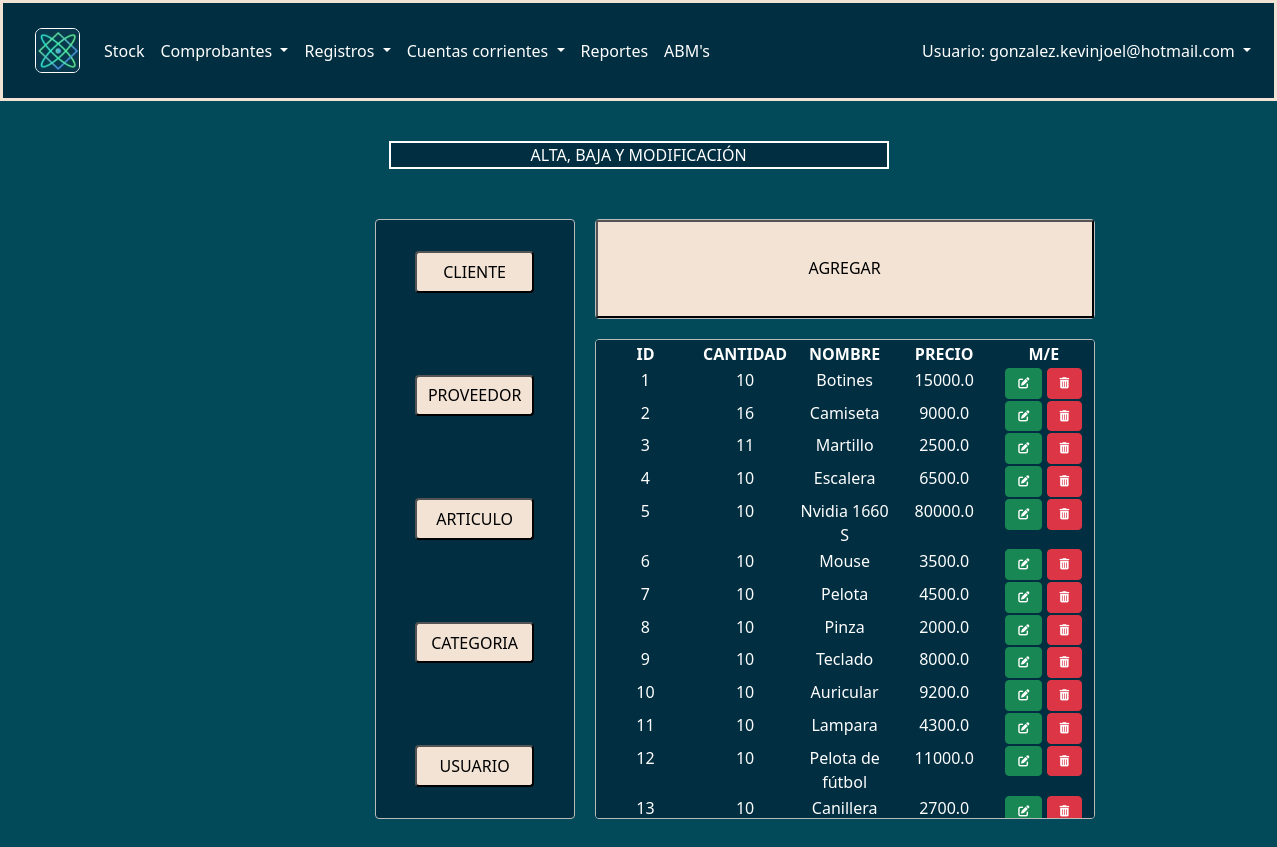
Screenshot of /abm/abmarticulo/ (signed in) with the database file from the repository.
### AppArticulos/models.py (models this page shows, shortened)
class Articulo(models.Model):
    id_articulo=models.IntegerField(primary_key = True)
    nombre=models.CharField('Nombre', max_length=50)
    categoria=models.ForeignKey(Categoria, on_delete=models.CASCADE)
    precio=models.FloatField('Precio')
    disponibilidad=models.BooleanField(default=True)
    cantidad=models.IntegerField('Cantidad')
    created=models.DateTimeField(auto_now_add=True)
    updated=models.DateTimeField(auto_now_add=True)
    class Meta:
        verbose_name="Articulo"
        verbose_name_plural="Articulos"

### AppABM/views.py (the view)
# urls.py: path('abmarticulo/', views.abmarticulo, name="abmarticulo"),
@login_required
def abmarticulo(request):
    articulo = Articulo.objects.all()
    return render(request, "AppABM/abmarticulo.html", {"art":articulo})

### AppAgregar/context_processor.py (called while the page is built)
def importe_total(request):
    total=0.0
    if request.user.is_authenticated:
        if "agregar" in request.session.keys():
                for key, value in request.session['agregar'].items():
                        total=total+value['totalcant']
    return {'importe_total': total}

def importe_totalsiniva(request):
    total=0.0
    if request.user.is_authenticated:
        if "agregar" in request.session.keys():
                for key, value in request.session['agregar'].items():
                        total=total+value['subtotal']
    return {'totalsiniva': total}

### AppAgregarV/context_processor.py (called while the page is built)
def importe_total(request):
    total=0.0
    if request.user.is_authenticated:
        if "agregarv" in request.session.keys():
                for key, value in request.session['agregarv'].items():
                        total=total+value['totalcant']
    return {'totalventaIVA': total}

def importe_totalsiniva(request):
    total=0.0
    if request.user.is_authenticated:
        if "agregarv" in request.session.keys():
                for key, value in request.session['agregarv'].items():
                        total=total+value['subtotal']
    return {'totalventa': total}

### AppABM/templates/AppAbm/abmarticulo.html
{% extends "base/base.html" %}
{% load static %}
{% block content %}
<div class="titulocentro">
    <p class="titulofact">ALTA, BAJA Y MODIFICACIÓN</p>
</div>
<div class="todo">
    <div class="cuadrado">
        <div class="cuadro uno">
            <button type="button" class="botonesabm uno">
                <a style="text-decoration:none; color: black" href="{% url 'Abm' %}">CLIENTE</a>
            </button>
            <button type="button" class="botonesabm">
                <a style="text-decoration:none; color: black" href="{% url 'abmproveedor' %}">PROVEEDOR</a>
            </button>
            <button type="button" class="botonesabm">
                ARTICULO
            </button>
            <button type="button" class="botonesabm">
                <a style="text-decoration:none; color: black" href="{% url 'abmcategoria' %}">CATEGORIA</a>
            </button>
            <button type="button" class="botonesabm">
                <a style="text-decoration:none; color: black" href="{% url 'abmusuario' %}">USUARIO</a>
            </button>
        </div>
        <div class="cuadrado dos">
            <div class="cuadro dos">
                <button  style="background-color: #F2E3D5;" type="button" class="botonagregar">
                    <a style="text-decoration:none; color: black; margin-top: 25px;" class="nav-link stock {% if '/agregar/' in request.path %} active {% endif %} prueba" aria-current="page" href="{% url 'agregar_articulo' %}"> AGREGAR</a>
                </button>
            </div>
            <div class="cuadro tres">
                <table>
                    <thead class="headtabledosar">
                        <tr>
                            <th class="titulotablaar">ID</th>
                            <th class="titulotablaar">CANTIDAD</th>
                            <th class="titulotablaar">NOMBRE</th>
                            <th class="titulotablaar">PRECIO</th>
                            <th class="titulotablaar">M/E</th>
                        </tr>
                    </thead>
                    <tbody>
                        {% if art %}
                            {% for articulos in art %}
                            <tr class="articulosabm">
                                <td class="contenidotablaar">{{ articulos.id_articulo }}</td>
                                <td class="contenidotablaar">{{ articulos.cantidad }}</td>
                                <td class="contenidotablaar">{{ articulos.nombre }}</td>
                                <td class="contenidotablaar">{{ articulos.precio }}</td>
                                <td class="contenidotablaar">
                                    <a href="{% url 'modificar_articulo' articulos.id_articulo %}" class="btn btn-success" style="font-size: 70%;"><i class="fa-solid fa-pen-to-square"></i></a>
                                    <a href="{% url 'modificar_cliente' articulos.id_articulo %}" class="btn btn-danger" style="font-size: 70%;"><i class="fa-solid fa-trash-can"></i></a>
                                </td>
                            </tr>
                            {% endfor %}
                        {% endif %}
                    </tbody>
                </table>
            </div>
        </div>
    </div>
</div>
{% endblock %}

### AppNav/templates/AppNav/barra.html (shortened to what this page needs)
<!doctype html>
<html lang="en">
  <head>
    {% load bootstrap4 %}
    {% bootstrap_css %}
    {% load sweetify %}
    {% load static %}
    <link href="https://cdn.jsdelivr.net/npm/bootstrap@5.1.3/dist/css/bootstrap.min.css" rel="stylesheet">
    <link href="{% static 'base/css/styles.css' %}" rel="stylesheet">
    <link rel="stylesheet" href="https://cdnjs.cloudflare.com/ajax/libs/font-awesome/6.1.1/css/all.min.css">
  </head>
  <body class="bodybase">
    <nav class="navbar navbar-expand-lg navbar-light bg-light" style="box-shadow: 2px 2px 3px 3px #3F4450">
      <div class="container-fluid">
        <a class="navbar-brand zz" href="{% url 'Home' %}"><img src="/static/base/img/logoge.png" class="logo" alt="Logo"></a>
      {% if request.user.is_authenticated %}
        <div class="collapse navbar-collapse" id="navbarSupportedContent">
          <ul class="navbar-nav me-auto mb-2 mb-lg-0" style="width: 80%;">
            <li class="nav-item">
              <a class="nav-link zz yy" aria-current="page" href="{% url 'Stock' %}">Stock</a>
            </li>
            <li class="nav-item dropdown">
              <a class="nav-link dropdown-toggle zz yy" href="#" id="navbarDropdown" role="button" data-bs-toggle="dropdown" aria-expanded="false">
                Comprobantes
              </a>
            </li>
            <li class="nav-item dropdown">
              <a class="nav-link dropdown-toggle zz yy" href="#" id="navbarDropdown" role="button" data-bs-toggle="dropdown" aria-expanded="false">
                Registros
              </a>
            </li>
            <li class="nav-item dropdown">
              <a class="nav-link dropdown-toggle zz yy" href="#" id="navbarDropdown" role="button" data-bs-toggle="dropdown" aria-expanded="false">
                Cuentas corrientes
              </a>
            </li>
            <li class="nav-item">
              <a class="nav-link zz yy" href="{% url 'Reportes' %}">Reportes</a>
            </li>
            <li class="nav-item">
              <a class="nav-link zz yy" href="{% url 'Abm' %}" style="width: 250px;">ABM's</a>
            </li>
          </ul>
          <div style="position: relative">
          <li class="nav-item dropdown" style="float: right; display: contents;">
            <a class="nav-link dropdown-toggle zz yy" href="#" id="navbarDropdown" role="button" data-bs-toggle="dropdown" aria-expanded="false" style="text-align: -webkit-right;">
            Usuario: {{ request.user.email }}
            </a>
          </li>
          </div>
          {% endif %}
        </div>
      </div>
    </nav>
    {% block content %}
    {% endblock %}
  </body>
</html>

### static/base/css/styles.css (style rules this page uses)
.navbar.navbar-expand-lg.navbar-light.bg-light { padding: 20px; background-color:#012E40 !important; box-shadow: none !important; border:solid #F2E3D5; }
.nav-link.zz.yy { color:white; }
.logo { border: solid 0.5px white; border-radius: 10px; }
.bodybase { background: #024959; background-attachment: fixed; }
.logo { width: 45px; height: 45px; border-radius: 7px; }
.nav-link.stock { display: inline-block; width: 100%; height: 100%; margin-top: 5px; }
.titulocentro { margin-top: 40px; text-align: -webkit-center; }
.titulofact { background-color: #012E40; color: white; width: 500px; border: solid white 2px; text-align: -webkit-center; }
.todo { margin-right: auto; margin-left: auto; }
.cuadrado { margin-top: 50px; display: grid; grid-gap: 20px; grid-template-columns: 45% 50%; }
.botonesabm { margin-left: auto; margin-right: auto; width: 60%; height: 40%; border-radius:4px; background-color: #F2E3D5; }
.cuadrado.dos { display: inline-block; display: grid; grid-gap: 20px; grid-template-columns: 1fr; margin-top: 0px; }
.cuadro { border-radius:4px; border:1px solid #bbb; display: inline-block; display: grid; grid-gap: 20px; }
.cuadro.uno { background-color: #012E40; text-align: center; width: 200px; height: 600px; margin-left: auto; align-items: center; }
.cuadro.dos { background-color: black; text-align: center; width: 500px; height: 100px; }
.cuadro.tres { background-color: #012E40; text-align: center; width: 500px; height: 480px; overflow-y: auto; overflow-x: hidden; }
.articulosabm { color: white; display: flex; }
.headtabledosar { background-color: #012E40; color: white; }
.titulotablaar { display: inline-block; width: 20%; }
.contenidotablaar { display: inline-block; width: 20%; }

### rows the page displays
Articulo: id_articulo "1", cantidad "10", nombre "Botines", precio "15000.0"
Articulo: id_articulo "2", cantidad "16", nombre "Camiseta", precio "9000.0"
Articulo: id_articulo "3", cantidad "11", nombre "Martillo", precio "2500.0"
Articulo: id_articulo "4", cantidad "10", nombre "Escalera", precio "6500.0"
Articulo: id_articulo "5", cantidad "10", nombre "Nvidia 1660 S", precio "80000.0"
Articulo: id_articulo "6", cantidad "10", nombre "Mouse", precio "3500.0"
Articulo: id_articulo "7", cantidad "10", nombre "Pelota", precio "4500.0"
Articulo: id_articulo "8", cantidad "10", nombre "Pinza", precio "2000.0"
Articulo: id_articulo "9", cantidad "10", nombre "Teclado", precio "8000.0"
Articulo: id_articulo "10", cantidad "10", nombre "Auricular", precio "9200.0"
Articulo: id_articulo "11", cantidad "10", nombre "Lampara", precio "4300.0"
Articulo: id_articulo "12", cantidad "10", nombre "Pelota de fútbol", precio "11000.0"
Articulo: id_articulo "13", cantidad "10", nombre "Canillera", precio "2700.0"

### other values shown
{{ request.user.email }} "gonzalez.kevinjoel@hotmail.com"
